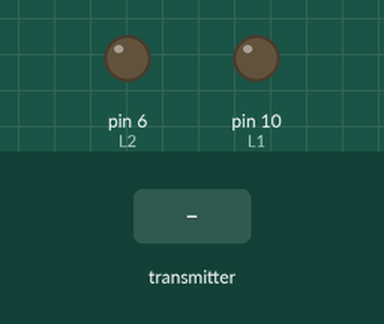
This sketch was run on a simulated Arduino Uno, built with avr-gcc and run on an emulated ATmega328P. Shown: output pins drawn as LEDs (lit = HIGH). The test bench sets the inputs (shaded band). No radio packets arrive unless stated; what the sketch prints to the serial monitor is not drawn.

Above: at 1.2 s.
1.3 s: the transmitter starts sending data.0 = -100
At 2.6 s:
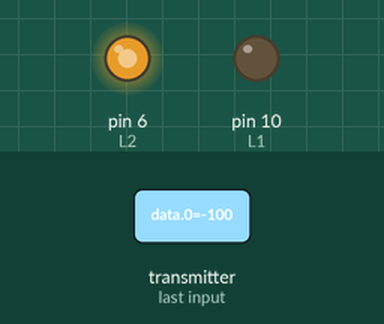
3.8 s: the transmitter starts sending data.0 = 0
At 5.1 s:
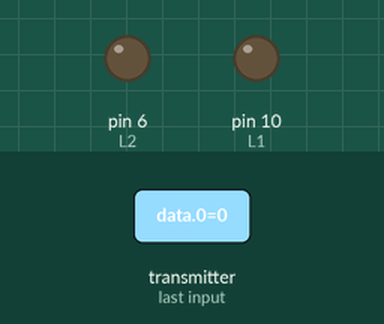
5.4 s: the transmitter starts sending data.0 = 100
At 6.8 s:
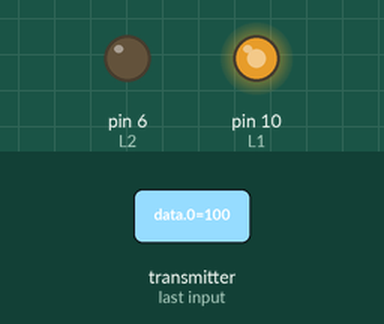
7.2 s: the transmitter starts sending data.0 = -100
At 9.0 s:
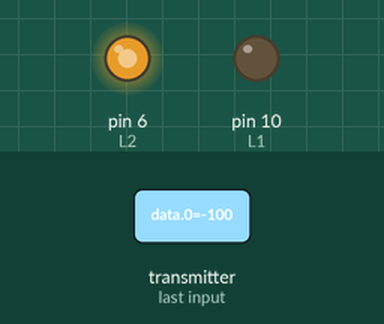
Timing chart, 0 to 10.0 s (numbered marks = the images above; inputs shaded):
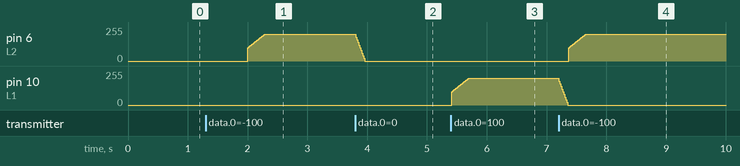

Measured:
- after the input at 1.3 s, pin 6 (L2): moves from 0/255 to 200/255 over 0.28 s, starting after 0.71 s
- after the input at 3.8 s, pin 6 (L2): moves from 200/255 to 0/255 over 0.15 s, starting at once
- after the input at 5.4 s, pin 10 (L1): moves from 0/255 to 200/255 over 0.28 s, starting at once
- after the input at 7.2 s, pin 6 (L2): moves from 0/255 to 200/255 over 0.28 s, starting after 0.17 s; pin 10 (L1): moves from 200/255 to 0/255 over 0.15 s, starting at once

The sketch:

Smart_car_RX.ino
```cpp
#include <SPI.h>
#include <nRF24L01.h>
#include <RF24.h>
#define CE_PIN 8
#define CSN_PIN 7

#define CHANNEL_READ   123456789

const byte R1 = 5;
const byte R2 = 3;
const byte L1 = 10;
const byte L2 = 6;
RF24 radio(CE_PIN, CSN_PIN);

int8_t data[5];

unsigned long packetsRead = 0;
unsigned long lastUpdate = 0;
int16_t packetsSec = 0;
unsigned long lastRecvTime = 0;
unsigned long drops = 0;
unsigned long lastPrint  = 0;
int16_t R=0, L=0, pl1=0, pl2=0, pr1=0, pr2=0;
const byte acc = 6;
const byte dcc = 20;
const byte minMotor = 95;
void setup()
{

  Serial.begin(9600);
  pinMode(R1, OUTPUT);
  pinMode(R2, OUTPUT);
  pinMode(L1, OUTPUT);
  pinMode(L2, OUTPUT);
  Serial.println("Nrf24L01 Receiver Starting");

  // Configure the Radio
  int failCount = 0;
  bool radioReady = false;
  while (!radioReady && failCount < 10) {
    radioReady = radio.begin();
    if (!radioReady) {
      failCount++;
      Serial.print("Radio Initialisation Failed ");
      Serial.print(failCount);
      Serial.println(" times.");
    }
  }
  if (!radioReady) {
    Serial.println("Radio could not be initialised!");
    return;
  }

  radio.openReadingPipe(1, CHANNEL_READ);
  radio.setPALevel(RF24_PA_MIN);
  radio.startListening();

}

void loop()
{
  while ( radio.available() ) {
    radio.read(&data, sizeof(data));
    packetsRead++;
    lastRecvTime = millis();
  }
  if ( millis() - lastUpdate > 1000 ) {
    packetsSec = packetsRead;
    packetsRead = 0;
    lastUpdate = millis();
  }
  if (millis() - lastPrint > 10000) {
    Serial.print("Pac: ");
    Serial.print(packetsSec);
    Serial.print("\tD0: ");
    Serial.print(data[0]);
    Serial.print("\td1: ");
    Serial.print(data[1]);
    Serial.print("\td2: ");
    Serial.print(data[2]);
    Serial.print("\td3: ");
    Serial.print(data[3]);
    Serial.print("\tD4: ");
    Serial.println(data[4]);
    lastPrint = millis();
  }

  if (packetsSec > 0) {
      L=data[0]*2;
      R=data[1]*2;
      if(L!=0 &&L < minMotor && L>0) L = minMotor;
      else if(L!=0 &&L > -90 && L < 0 ) L = -minMotor;
      if(R!=0 &&R < minMotor && R > 0) R = minMotor;
      else if(R!=0 &&R > -minMotor && R< 0 ) R = -minMotor;
    }
  else{
    R=0;
    L=0;
  }

  if(R>0){
      if(pr1>=0 && pr2 == 0){
        if(R>=pr1){
          if(pr1<minMotor)pr1=minMotor;
          pr1+=acc;
          if(pr1>R) pr1=R;
        }
        else{
          pr1-=8;
        }
      }
      else if(pr1 == 0 && pr2 > 0){
        pr2 -=dcc;
        if(pr2<0) {
          pr2 = 0;
          analogWrite(R1,pr1);
          analogWrite(R2,pr2);
          delay(5);
          }
      }
    }

      //---------------------------------------------
     else if(R<0){
      if(pr2>=0 && pr1 == 0){
        if(-R>=pr2){
          if(pr2<minMotor)pr2=minMotor;
          pr2+=acc;
          if(pr2>-R)pr2 = -R;
        }
        else{
          pr2-=8;
        }
      }
      else if(pr2 == 0 && pr1 > 0){
        pr1 -=dcc;
        if(pr1<0) {
          pr1 = 0;
          analogWrite(R1,pr1);
          analogWrite(R2,pr2);
          delay(5);
        }
      }

     }
     //---------------------------------------------
     else{
      if(pr2 == 0 && pr1 > 0){
        pr1 -=dcc;
        if(pr1<0) {
          pr1 = 0;
          analogWrite(R1,pr1);
          analogWrite(R2,pr2);
          delay(5);
        }
      }
      else if(pr1 == 0 && pr2 > 0){
        pr2 -=dcc;
        if(pr2<0) {
          pr2 = 0;
          analogWrite(R1,pr1);
          analogWrite(R2,pr2);
          delay(5);
        }
      }
     }


     if(L>0){
      if(pl1>=0 && pl2 == 0){
        if(L>=pl1){
          if(pl1<minMotor)pl1=minMotor;
          pl1+=acc;
          if(pl1>L)pl1 = L;
        }
        else{
          pl1-=8;
        }
      }
      else if(pl1 == 0 && pl2 > 0){
        pl2 -=dcc;
        if(pl2<0) {
          pl2 = 0;
          analogWrite(L1,pl1);
          analogWrite(L2,pl2);
          delay(5);
          }
      }
    }

      //---------------------------------------------
     else if(L<0){
      if(pl2>=0 && pl1 == 0){
        if(-L>=pl2){
          if(pl2<minMotor)pl2=minMotor;
          pl2+=acc;
          if(pl2>-L)pl2 = -L;
        }
        else{
          pl2-=dcc;
        }
      }
      else if(pl2 == 0 && pl1 > 0){
        pl1 -=dcc;
        if(pl1<0) {
          pl1 = 0;
          analogWrite(L1,pl1);
          analogWrite(L2,pl2);
          delay(5);
        }
      }

     }
     //---------------------------------------------
     else{
      if(pl2 == 0 && pl1 > 0){
        pl1 -=dcc;
        if(pl1<0) {
          pl1 = 0;
          analogWrite(L1,pl1);
          analogWrite(L2,pl2);
          delay(5);
        }
      }
      else if(pl1 == 0 && pl2 > 0){
        pl2 -=dcc;
        if(pl2<0) {
          pl2 = 0;
          analogWrite(L1,pl1);
          analogWrite(L2,pl2);
          delay(5);
        }
      }
     }

    pr1 = constrain(pr1,0,254);
    pr2 = constrain(pr2,0,254);
    pl1 = constrain(pl1,0,254);
    pl2 = constrain(pl2,0,254);

    analogWrite(R1,pr1);
    analogWrite(R2,pr2);
    analogWrite(L1,pl1);
    analogWrite(L2,pl2);

  delay(15);

}
void prints(){
    Serial.print(R);
    Serial.print("\t");
    Serial.print(pr1);
    Serial.print("\t");
    Serial.print(pr2);
    Serial.print("\t");
    Serial.print("\t");
    Serial.print(L);
    Serial.print("\t");
    Serial.print(pl1);
    Serial.print("\t");
    Serial.println(pl2);
}
```
